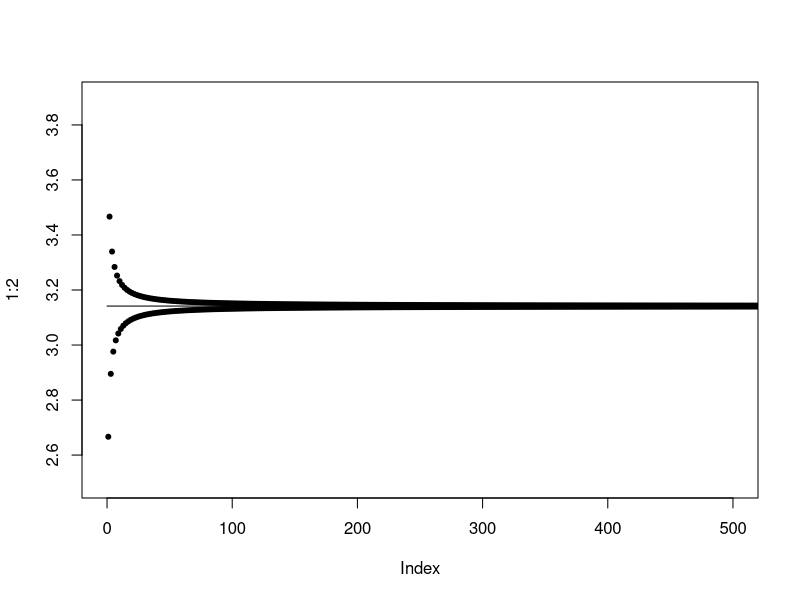
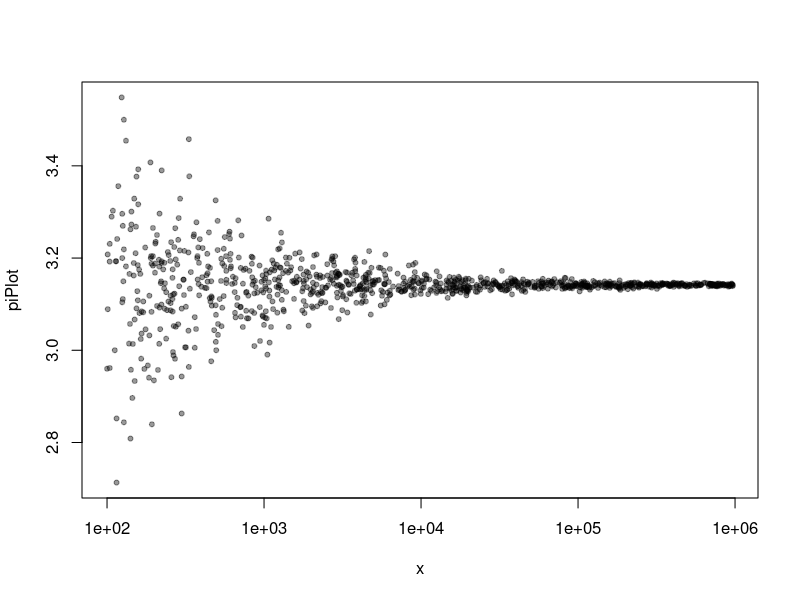

R code for these plots, in order:
## ---- chunk 1
piseries<- function(N){
  b<- 0:(N-1) # 0 represents the first element in the series and N-1 represents the last. There are then N elements in the series between 0 and N-1.
  
  fraction <- vector(length=N) #Creates an empty vector of length N  
  
  fraction <- (4*(-1)^b)/(2*b+1) #The vector that contains each element in the series 
  
  pisum<- sum(fraction) #Sum of the series
  
return(pisum)
  
  }
## ---- chunk 2
piseries(4566)
## ---- chunk 3
Canvas<- function(xmin,xmax,ymin,ymax){
  plot(1:2, type="n", xlim=c(xmin,xmax), ylim=c(ymin,ymax))
}  
howCloseToPi<- function(N){
  b<- 0:(N-1) 
  fraction <- vector(length=N) 
  fraction <- (4*(-1)^b)/(2*b+1)
partialsums<-cumsum(fraction)
  points(b,partialsums,pch=20)
pirep<-rep(pi,N)
 polygon(b, pirep)
roundup3<-round(partialsums,digits=3)
roundup15<-round(partialsums,digits=15)  
  Digits3<-which(roundup3 == 3.141)
  Digits15<-which(roundup15==3.141592653589792)
return(c(Digits3[1],Digits15[1]))
            }

## ---- chunk 4
Canvas(0,500,2.5,3.9)
howCloseToPi(1000)
## ---- chunk 5
ApproximationtoPi<- function(N){
   x<- runif(N)
y<-  runif(N)
distance<- x^2 + y^2
   approximation<-mean(distance<1)*4
  return(approximation)
}

## ---- chunk 6
x <- round(10^runif(1000,min=2,max=6))
piPlot <- sapply(x, ApproximationtoPi)
plot(x, piPlot, log="x", pch=20, col=rgb(0,0,0,0.4))
